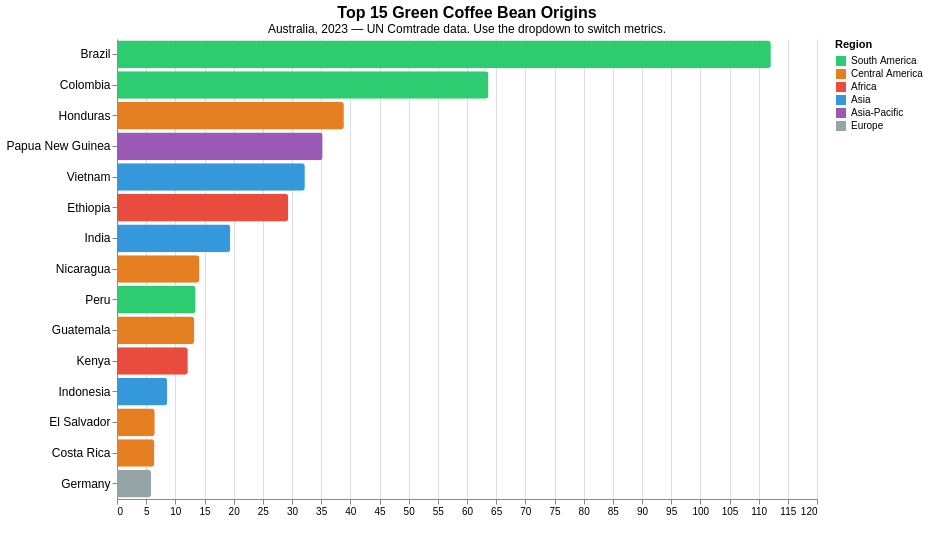

Vega-Lite specification stored for this chart:
### Vega-Lite specification from a JSON file in a GitHub repository (floating-point values rounded to 4 significant figures)
{"$schema": "https://vega.github.io/schema/vega-lite/v5.json", "title": {"text": "Top 15 Green Coffee Bean Origins", "subtitle": "Australia, 2023 — UN Comtrade data. Use the dropdown to switch metrics.", "fontSize": 16, "subtitleFontSize": 12}, "width": 700, "height": 460, "params": [{"name": "metric", "value": "value_million", "bind": {"input": "select", "options": ["value_million", "quantity_kg", "price_per_kg_usd"], "labels": ["Import Value (USD M)", "Volume (kg)", "Price per kg (USD)"], "name": "View by: "}}, {"name": "bar_hover", "select": {"type": "point", "on": "mouseover", "clear": "mouseout"}}], "transform": [{"calculate": "datum[metric]", "as": "selected_metric"}], "data": {"values": [{"country": "Brazil", "value_1000usd": 112100.0, "quantity_kg": 25092500, "price_per_kg_usd": 4.47, "region": "South America", "display_name": "Brazil", "value_million": 112.1}, {"country": "Colombia", "value_1000usd": 63680.0, "quantity_kg": 10989600, "price_per_kg_usd": 5.79, "region": "South America", "display_name": "Colombia", "value_million": 63.68}, {"country": "Honduras", "value_1000usd": 38890.0, "quantity_kg": 7684420, "price_per_kg_usd": 5.06, "region": "Central America", "display_name": "Honduras", "value_million": 38.89}, {"country": "Papua New Guinea", "value_1000usd": 35250.0, "quantity_kg": 7957620, "price_per_kg_usd": 4.43, "region": "Asia-Pacific", "display_name": "Papua New Guinea", "value_million": 35.25}, {"country": "Vietnam", "value_1000usd": 32200.0, "quantity_kg": 12459700, "price_per_kg_usd": 2.58, "region": "Asia", "display_name": "Vietnam", "value_million": 32.2}, {"country": "Ethiopia(excludes Eritrea)", "value_1000usd": 29360.0, "quantity_kg": 5496150, "price_per_kg_usd": 5.34, "region": "Africa", "display_name": "Ethiopia", "value_million": 29.36}, {"country": "India", "value_1000usd": 19420.0, "quantity_kg": 5402900, "price_per_kg_usd": 3.59, "region": "Asia", "display_name": "India", "value_million": 19.42}, {"country": "Nicaragua", "value_1000usd": 14130.0, "quantity_kg": 2624580, "price_per_kg_usd": 5.38, "region": "Central America", "display_name": "Nicaragua", "value_million": 14.13}, {"country": "Peru", "value_1000usd": 13480.0, "quantity_kg": 2394050, "price_per_kg_usd": 5.63, "region": "South America", "display_name": "Peru", "value_million": 13.48}, {"country": "Guatemala", "value_1000usd": 13250.0, "quantity_kg": 2164530, "price_per_kg_usd": 6.12, "region": "Central America", "display_name": "Guatemala", "value_million": 13.25}, {"country": "Kenya", "value_1000usd": 12140.0, "quantity_kg": 1879230, "price_per_kg_usd": 6.46, "region": "Africa", "display_name": "Kenya", "value_million": 12.14}, {"country": "Indonesia", "value_1000usd": 8618.0, "quantity_kg": 1631970, "price_per_kg_usd": 5.28, "region": "Asia", "display_name": "Indonesia", "value_million": 8.62}, {"country": "El Salvador", "value_1000usd": 6475.0, "quantity_kg": 1050040, "price_per_kg_usd": 6.17, "region": "Central America", "display_name": "El Salvador", "value_million": 6.47}, {"country": "Costa Rica", "value_1000usd": 6411.0, "quantity_kg": 1025930, "price_per_kg_usd": 6.25, "region": "Central America", "display_name": "Costa Rica", "value_million": 6.41}, {"country": "Germany", "value_1000usd": 5865.0, "quantity_kg": 1467050, "price_per_kg_usd": 4.0, "region": "Europe", "display_name": "Germany", "value_million": 5.86}]}, "mark": {"type": "bar", "cornerRadiusEnd": 3, "cursor": "pointer"}, "encoding": {"y": {"field": "display_name", "type": "nominal", "sort": {"field": "selected_metric", "order": "descending"}, "title": null, "axis": {"labelFontSize": 12}}, "x": {"field": "selected_metric", "type": "quantitative", "title": {"expr": "metric == 'value_million' ? 'Import Value (USD M)' : metric == 'quantity_kg' ? 'Volume (kg)' : 'Price per kg (USD)'"}, "axis": {"format": "~s"}}, "color": {"field": "region", "type": "nominal", "title": "Region", "scale": {"domain": ["South America", "Central America", "Africa", "Asia", "Asia-Pacific", "Europe"], "range": ["#2ecc71", "#e67e22", "#e74c3c", "#3498db", "#9b59b6", "#95a5a6"]}}, "opacity": {"condition": {"param": "bar_hover", "empty": true, "value": 1}, "value": 0.35}, "tooltip": [{"field": "display_name", "type": "nominal", "title": "Country"}, {"field": "value_million", "type": "quantitative", "title": "Import Value (USD M)", "format": ".2f"}, {"field": "quantity_kg", "type": "quantitative", "title": "Volume (kg)", "format": ",.0f"}, {"field": "price_per_kg_usd", "type": "quantitative", "title": "Price per kg (USD)", "format": ".2f"}, {"field": "region", "type": "nominal", "title": "Region"}]}, "config": {"view": {"stroke": null}}}
